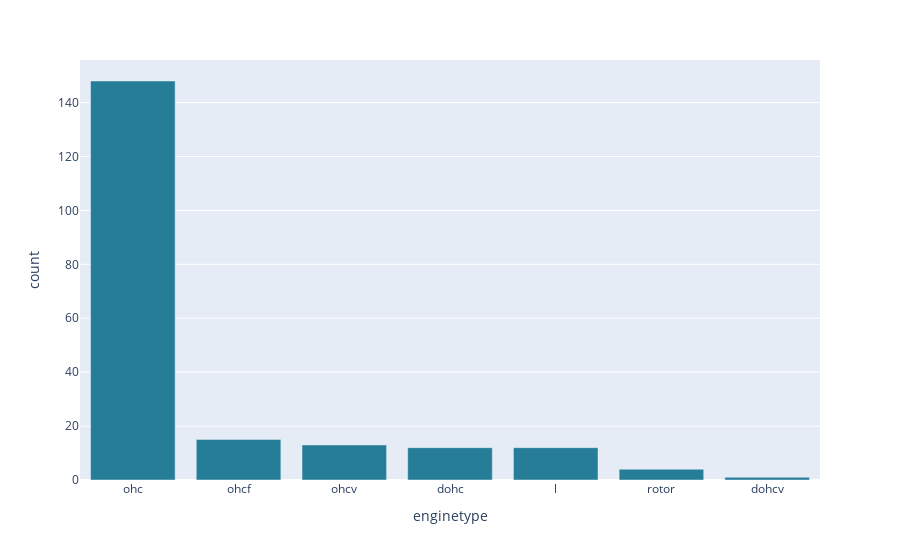

Write notebook code for a chart like this one.
### Code cell
px.bar(car['enginetype'].value_counts(), y='count' ,color_discrete_sequence=px.colors.sequential.Tealgrn_r)

### Figure 1 — Plotly figure (JSON) as saved in the notebook; plotly's stock layout.template omitted (floating-point values rounded to 4 significant figures)
{"data": [{"alignmentgroup": "True", "hovertemplate": "enginetype=%{x}<br>count=%{y}<extra></extra>", "legendgroup": "", "marker": {"color": "rgb(37, 125, 152)", "pattern": {"shape": ""}}, "name": "", "offsetgroup": "", "orientation": "v", "showlegend": false, "textposition": "auto", "type": "bar", "x": ["ohc", "ohcf", "ohcv", "dohc", "l", "rotor", "dohcv"], "xaxis": "x", "y": [148, 15, 13, 12, 12, 4, 1], "yaxis": "y"}], "layout": {"autosize": true, "barmode": "relative", "legend": {"tracegroupgap": 0}, "margin": {"t": 60}, "xaxis": {"anchor": "y", "autorange": true, "domain": [0, 1], "range": [-0.5, 6.5], "title": {"text": "enginetype"}, "type": "category"}, "yaxis": {"anchor": "x", "autorange": true, "domain": [0, 1], "range": [0, 155.8], "title": {"text": "count"}, "type": "linear"}}}
